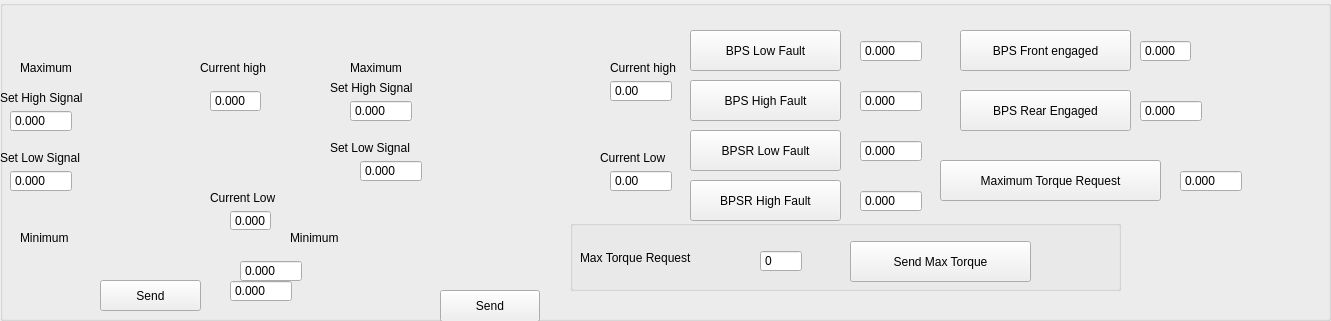
           <widget class="QGroupBox" name="groupBox_2">
            <property name="geometry">
             <rect>
              <x>20</x>
              <y>460</y>
              <width>1331</width>
              <height>321</height>
             </rect>
            </property>
            <property name="title">
             <string/>
            </property>
            <widget class="QDoubleSpinBox" name="appsHSignal_2">
             <property name="geometry">
              <rect>
               <x>350</x>
               <y>100</y>
               <width>62</width>
               <height>22</height>
              </rect>
             </property>
             <property name="buttonSymbols">
              <enum>QAbstractSpinBox::ButtonSymbols::NoButtons</enum>
             </property>
             <property name="decimals">
              <number>3</number>
             </property>
             <property name="maximum">
              <double>1.000000000000000</double>
             </property>
            </widget>
            <widget class="QDoubleSpinBox" name="appsLSignal_2">
             <property name="geometry">
              <rect>
               <x>360</x>
               <y>160</y>
               <width>62</width>
               <height>22</height>
              </rect>
             </property>
             <property name="buttonSymbols">
              <enum>QAbstractSpinBox::ButtonSymbols::NoButtons</enum>
             </property>
             <property name="decimals">
              <number>3</number>
             </property>
             <property name="maximum">
              <double>1.000000000000000</double>
             </property>
            </widget>
            <widget class="QDoubleSpinBox" name="bpsLFault">
             <property name="geometry">
              <rect>
               <x>860</x>
               <y>40</y>
               <width>62</width>
               <height>22</height>
              </rect>
             </property>
             <property name="buttonSymbols">
              <enum>QAbstractSpinBox::ButtonSymbols::NoButtons</enum>
             </property>
             <property name="decimals">
              <number>3</number>
             </property>
             <property name="maximum">
              <double>1.000000000000000</double>
             </property>
            </widget>
            <widget class="QDoubleSpinBox" name="bpsHFault">
             <property name="geometry">
              <rect>
               <x>860</x>
               <y>90</y>
               <width>62</width>
               <height>22</height>
              </rect>
             </property>
             <property name="buttonSymbols">
              <enum>QAbstractSpinBox::ButtonSymbols::NoButtons</enum>
             </property>
             <property name="decimals">
              <number>3</number>
             </property>
             <property name="maximum">
              <double>1.000000000000000</double>
             </property>
            </widget>
            <widget class="QDoubleSpinBox" name="bpsfEngaged">
             <property name="geometry">
              <rect>
               <x>1140</x>
               <y>40</y>
               <width>51</width>
               <height>22</height>
              </rect>
             </property>
             <property name="buttonSymbols">
              <enum>QAbstractSpinBox::ButtonSymbols::NoButtons</enum>
             </property>
             <property name="decimals">
              <number>3</number>
             </property>
             <property name="maximum">
              <double>1.000000000000000</double>
             </property>
            </widget>
            <widget class="QDoubleSpinBox" name="appsLSignal">
             <property name="geometry">
              <rect>
               <x>10</x>
               <y>170</y>
               <width>62</width>
               <height>22</height>
              </rect>
             </property>
             <property name="buttonSymbols">
              <enum>QAbstractSpinBox::ButtonSymbols::NoButtons</enum>
             </property>
             <property name="decimals">
              <number>3</number>
             </property>
             <property name="maximum">
              <double>1.000000000000000</double>
             </property>
            </widget>
            <widget class="QDoubleSpinBox" name="appsHSignal">
             <property name="geometry">
              <rect>
               <x>10</x>
               <y>110</y>
               <width>62</width>
               <height>22</height>
              </rect>
             </property>
             <property name="buttonSymbols">
              <enum>QAbstractSpinBox::ButtonSymbols::NoButtons</enum>
             </property>
             <property name="decimals">
              <number>3</number>
             </property>
             <property name="maximum">
              <double>1.000000000000000</double>
             </property>
            </widget>
            <widget class="QDoubleSpinBox" name="appsLSignalCurrent">
             <property name="geometry">
              <rect>
               <x>230</x>
               <y>210</y>
               <width>41</width>
               <height>21</height>
              </rect>
             </property>
             <property name="buttonSymbols">
              <enum>QAbstractSpinBox::ButtonSymbols::NoButtons</enum>
             </property>
             <property name="decimals">
              <number>3</number>
             </property>
             <property name="maximum">
              <double>1.000000000000000</double>
             </property>
            </widget>
            <widget class="QPushButton" name="sendBPSLFault">
             <property name="geometry">
              <rect>
               <x>690</x>
               <y>30</y>
               <width>151</width>
               <height>41</height>
              </rect>
             </property>
             <property name="text">
              <string>BPS Low Fault</string>
             </property>
            </widget>
            <widget class="QPushButton" name="sendBPSHFault">
             <property name="geometry">
              <rect>
               <x>690</x>
               <y>80</y>
               <width>151</width>
               <height>41</height>
              </rect>
             </property>
             <property name="text">
              <string>BPS High Fault</string>
             </property>
            </widget>
            <widget class="QDoubleSpinBox" name="bpsrEngaged">
             <property name="geometry">
              <rect>
               <x>1140</x>
               <y>100</y>
               <width>62</width>
               <height>22</height>
              </rect>
             </property>
             <property name="buttonSymbols">
              <enum>QAbstractSpinBox::ButtonSymbols::NoButtons</enum>
             </property>
             <property name="decimals">
              <number>3</number>
             </property>
             <property name="maximum">
              <double>1.000000000000000</double>
             </property>
            </widget>
            <widget class="QDoubleSpinBox" name="appsHFault_2">
             <property name="geometry">
              <rect>
               <x>240</x>
               <y>260</y>
               <width>62</width>
               <height>22</height>
              </rect>
             </property>
             <property name="buttonSymbols">
              <enum>QAbstractSpinBox::ButtonSymbols::NoButtons</enum>
             </property>
             <property name="decimals">
              <number>3</number>
             </property>
             <property name="maximum">
              <double>1.000000000000000</double>
             </property>
            </widget>
            <widget class="QDoubleSpinBox" name="appsLFault_2">
             <property name="geometry">
              <rect>
               <x>230</x>
               <y>280</y>
               <width>62</width>
               <height>22</height>
              </rect>
             </property>
             <property name="buttonSymbols">
              <enum>QAbstractSpinBox::ButtonSymbols::NoButtons</enum>
             </property>
             <property name="decimals">
              <number>3</number>
             </property>
             <property name="maximum">
              <double>1.000000000000000</double>
             </property>
            </widget>
            <widget class="QPushButton" name="sendBPSLFault_2">
             <property name="geometry">
              <rect>
               <x>690</x>
               <y>130</y>
               <width>151</width>
               <height>41</height>
              </rect>
             </property>
             <property name="text">
              <string>BPSR Low Fault</string>
             </property>
            </widget>
            <widget class="QPushButton" name="sendBPSHFault_2">
             <property name="geometry">
              <rect>
               <x>690</x>
               <y>180</y>
               <width>151</width>
               <height>41</height>
              </rect>
             </property>
             <property name="text">
              <string>BPSR High Fault</string>
             </property>
            </widget>
            <widget class="QDoubleSpinBox" name="maxTorqueRequest">
             <property name="geometry">
              <rect>
               <x>1180</x>
               <y>170</y>
               <width>62</width>
               <height>22</height>
              </rect>
             </property>
             <property name="buttonSymbols">
              <enum>QAbstractSpinBox::ButtonSymbols::NoButtons</enum>
             </property>
             <property name="decimals">
              <number>3</number>
             </property>
             <property name="maximum">
              <double>500.000000000000000</double>
             </property>
            </widget>
            <widget class="QPushButton" name="sendMaxTorqRequest">
             <property name="geometry">
              <rect>
               <x>940</x>
               <y>160</y>
               <width>221</width>
               <height>41</height>
              </rect>
             </property>
             <property name="text">
              <string>Maximum Torque Request</string>
             </property>
            </widget>
            <widget class="QPushButton" name="sendBPSFEngaged">
             <property name="geometry">
              <rect>
               <x>960</x>
               <y>30</y>
               <width>171</width>
               <height>41</height>
              </rect>
             </property>
             <property name="text">
              <string>BPS Front engaged</string>
             </property>
            </widget>
            <widget class="QPushButton" name="sendBPSREngaged">
             <property name="geometry">
              <rect>
               <x>960</x>
               <y>90</y>
               <width>171</width>
               <height>41</height>
              </rect>
             </property>
             <property name="text">
              <string>BPS Rear Engaged</string>
             </property>
            </widget>
            <widget class="QDoubleSpinBox" name="bpsLFault_2">
             <property name="geometry">
              <rect>
               <x>860</x>
               <y>140</y>
               <width>62</width>
               <height>22</height>
              </rect>
             </property>
             <property name="buttonSymbols">
              <enum>QAbstractSpinBox::ButtonSymbols::NoButtons</enum>
             </property>
             <property name="decimals">
              <number>3</number>
             </property>
             <property name="maximum">
              <double>1.000000000000000</double>
             </property>
            </widget>
            <widget class="QDoubleSpinBox" name="bpsHFault_2">
             <property name="geometry">
              <rect>
               <x>860</x>
               <y>190</y>
               <width>62</width>
               <height>22</height>
              </rect>
             </property>
             <property name="buttonSymbols">
              <enum>QAbstractSpinBox::ButtonSymbols::NoButtons</enum>
             </property>
             <property name="decimals">
              <number>3</number>
             </property>
             <property name="maximum">
              <double>1.000000000000000</double>
             </property>
            </widget>
            <widget class="QWidget" name="verticalLayoutWidget_4">
             <property name="geometry">
              <rect>
               <x>430</x>
               <y>20</y>
               <width>131</width>
               <height>251</height>
              </rect>
             </property>
             <layout class="QVBoxLayout" name="verticalLayout_7">
              <item>
               <widget class="QWidget" name="apps1SignalSliderContainer_2" native="true"/>
              </item>
             </layout>
            </widget>
            <widget class="QLabel" name="Apps1MinLabel">
             <property name="geometry">
              <rect>
               <x>20</x>
               <y>230</y>
               <width>61</width>
               <height>16</height>
              </rect>
             </property>
             <property name="text">
              <string>Minimum</string>
             </property>
            </widget>
            <widget class="QLabel" name="apps2MaxLabel">
             <property name="geometry">
              <rect>
               <x>350</x>
               <y>60</y>
               <width>61</width>
               <height>16</height>
              </rect>
             </property>
             <property name="text">
              <string>Maximum</string>
             </property>
            </widget>
            <widget class="QLabel" name="label_18">
             <property name="geometry">
              <rect>
               <x>20</x>
               <y>60</y>
               <width>71</width>
               <height>16</height>
              </rect>
             </property>
             <property name="text">
              <string>Maximum</string>
             </property>
            </widget>
            <widget class="QLabel" name="apps2MinLabel">
             <property name="geometry">
              <rect>
               <x>290</x>
               <y>230</y>
               <width>58</width>
               <height>16</height>
              </rect>
             </property>
             <property name="text">
              <string>Minimum</string>
             </property>
            </widget>
            <widget class="QPushButton" name="sendapps1SignalSlider">
             <property name="geometry">
              <rect>
               <x>100</x>
               <y>280</y>
               <width>101</width>
               <height>31</height>
              </rect>
             </property>
             <property name="text">
              <string>Send</string>
             </property>
            </widget>
            <widget class="QWidget" name="widget_7" native="true">
             <property name="geometry">
              <rect>
               <x>380</x>
               <y>280</y>
               <width>549</width>
               <height>69</height>
              </rect>
             </property>
             <widget class="QPushButton" name="sendApps2SignalButton">
              <property name="geometry">
               <rect>
                <x>60</x>
                <y>10</y>
                <width>100</width>
                <height>32</height>
               </rect>
              </property>
              <property name="text">
               <string>Send</string>
              </property>
             </widget>
            </widget>
            <widget class="QWidget" name="verticalLayoutWidget_5">
             <property name="geometry">
              <rect>
               <x>570</x>
               <y>220</y>
               <width>551</width>
               <height>71</height>
              </rect>
             </property>
             <layout class="QVBoxLayout" name="verticalLayout_6">
              <item>
               <widget class="QGroupBox" name="groupBox_3">
                <property name="title">
                 <string/>
                </property>
                <widget class="QLabel" name="label_16">
                 <property name="geometry">
                  <rect>
                   <x>10</x>
                   <y>30</y>
                   <width>151</width>
                   <height>16</height>
                  </rect>
                 </property>
                 <property name="text">
                  <string>Max Torque Request</string>
                 </property>
                </widget>
                <widget class="QSpinBox" name="inputmaxtorque">
                 <property name="geometry">
                  <rect>
                   <x>190</x>
                   <y>30</y>
                   <width>42</width>
                   <height>22</height>
                  </rect>
                 </property>
                 <property name="buttonSymbols">
                  <enum>QAbstractSpinBox::ButtonSymbols::NoButtons</enum>
                 </property>
                 <property name="maximum">
                  <number>999</number>
                 </property>
                </widget>
                <widget class="QPushButton" name="sendMaxTorque">
                 <property name="geometry">
                  <rect>
                   <x>280</x>
                   <y>21</y>
                   <width>181</width>
                   <height>41</height>
                  </rect>
                 </property>
                 <property name="text">
                  <string>Send Max Torque</string>
                 </property>
                </widget>
               </widget>
              </item>
             </layout>
            </widget>
            <widget class="QWidget" name="verticalLayoutWidget">
             <property name="geometry">
              <rect>
               <x>100</x>
               <y>20</y>
               <width>132</width>
               <height>252</height>
              </rect>
             </property>
             <layout class="QVBoxLayout" name="verticalLayout_5">
              <item>
               <widget class="QWidget" name="apps1SignalSliderContainer" native="true">
                <property name="minimumSize">
                 <size>
                  <width>130</width>
                  <height>250</height>
                 </size>
                </property>
                <property name="styleSheet">
                 <string notr="true"/>
                </property>
               </widget>
              </item>
             </layout>
            </widget>
            <widget class="QDoubleSpinBox" name="appsHSignalCurrent">
             <property name="geometry">
              <rect>
               <x>210</x>
               <y>90</y>
               <width>51</width>
               <height>22</height>
              </rect>
             </property>
             <property name="buttonSymbols">
              <enum>QAbstractSpinBox::ButtonSymbols::NoButtons</enum>
             </property>
             <property name="decimals">
              <number>3</number>
             </property>
             <property name="maximum">
              <double>1.000000000000000</double>
             </property>
            </widget>
            <widget class="QLabel" name="label_14">
             <property name="geometry">
              <rect>
               <x>0</x>
               <y>150</y>
               <width>91</width>
               <height>16</height>
              </rect>
             </property>
             <property name="text">
              <string>Set Low Signal</string>
             </property>
            </widget>
            <widget class="QLabel" name="label_17">
             <property name="geometry">
              <rect>
               <x>0</x>
               <y>90</y>
               <width>91</width>
               <height>16</height>
              </rect>
             </property>
             <property name="text">
              <string>Set High Signal</string>
             </property>
            </widget>
            <widget class="QLabel" name="label_20">
             <property name="geometry">
              <rect>
               <x>200</x>
               <y>60</y>
               <width>81</width>
               <height>16</height>
              </rect>
             </property>
             <property name="text">
              <string>Current high</string>
             </property>
            </widget>
            <widget class="QLabel" name="label_21">
             <property name="geometry">
              <rect>
               <x>210</x>
               <y>190</y>
               <width>81</width>
               <height>16</height>
              </rect>
             </property>
             <property name="text">
              <string>Current Low</string>
             </property>
            </widget>
            <widget class="QLabel" name="label_22">
             <property name="geometry">
              <rect>
               <x>330</x>
               <y>80</y>
               <width>91</width>
               <height>16</height>
              </rect>
             </property>
             <property name="text">
              <string>Set High Signal</string>
             </property>
            </widget>
            <widget class="QLabel" name="label_23">
             <property name="geometry">
              <rect>
               <x>330</x>
               <y>140</y>
               <width>91</width>
               <height>16</height>
              </rect>
             </property>
             <property name="text">
              <string>Set Low Signal</string>
             </property>
            </widget>
            <widget class="QLabel" name="label_24">
             <property name="geometry">
              <rect>
               <x>610</x>
               <y>60</y>
               <width>81</width>
               <height>16</height>
              </rect>
             </property>
             <property name="text">
              <string>Current high</string>
             </property>
            </widget>
            <widget class="QLabel" name="label_25">
             <property name="geometry">
              <rect>
               <x>600</x>
               <y>150</y>
               <width>81</width>
               <height>16</height>
              </rect>
             </property>
             <property name="text">
              <string>Current Low</string>
             </property>
            </widget>
            <widget class="QDoubleSpinBox" name="appsHSignalCurrent_2">
             <property name="geometry">
              <rect>
               <x>610</x>
               <y>80</y>
               <width>62</width>
               <height>22</height>
              </rect>
             </property>
             <property name="buttonSymbols">
              <enum>QAbstractSpinBox::ButtonSymbols::NoButtons</enum>
             </property>
            </widget>
            <widget class="QDoubleSpinBox" name="appsHSignalCurrent_3">
             <property name="geometry">
              <rect>
               <x>610</x>
               <y>170</y>
               <width>62</width>
               <height>22</height>
              </rect>
             </property>
             <property name="buttonSymbols">
              <enum>QAbstractSpinBox::ButtonSymbols::NoButtons</enum>
             </property>
            </widget>
           </widget>
